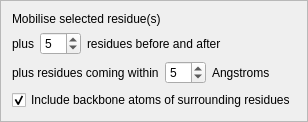
                  <widget class="QFrame" name="_sim_basic_mobile_selection_frame">
                   <property name="sizePolicy">
                    <sizepolicy hsizetype="Preferred" vsizetype="Preferred">
                     <horstretch>0</horstretch>
                     <verstretch>0</verstretch>
                    </sizepolicy>
                   </property>
                   <property name="minimumSize">
                    <size>
                     <width>0</width>
                     <height>0</height>
                    </size>
                   </property>
                   <property name="frameShape">
                    <enum>QFrame::StyledPanel</enum>
                   </property>
                   <property name="frameShadow">
                    <enum>QFrame::Raised</enum>
                   </property>
                   <layout class="QFormLayout" name="formLayout">
                    <item row="0" column="0">
                     <widget class="QLabel" name="label_2">
                      <property name="text">
                       <string>Mobilise selected residue(s) </string>
                      </property>
                     </widget>
                    </item>
                    <item row="1" column="0">
                     <layout class="QHBoxLayout" name="horizontalLayout_4">
                      <item>
                       <widget class="QLabel" name="label_3">
                        <property name="text">
                         <string>plus</string>
                        </property>
                       </widget>
                      </item>
                      <item>
                       <widget class="QSpinBox" name="_sim_basic_mobile_b_and_a_spinbox">
                        <property name="value">
                         <number>5</number>
                        </property>
                       </widget>
                      </item>
                      <item>
                       <widget class="QLabel" name="label_4">
                        <property name="text">
                         <string>residues before and after</string>
                        </property>
                       </widget>
                      </item>
                     </layout>
                    </item>
                    <item row="2" column="0">
                     <layout class="QHBoxLayout" name="horizontalLayout_5">
                      <item>
                       <widget class="QLabel" name="label_5">
                        <property name="text">
                         <string>plus residues coming within</string>
                        </property>
                       </widget>
                      </item>
                      <item>
                       <widget class="QSpinBox" name="_sim_basic_mobile_sel_within_spinbox">
                        <property name="value">
                         <number>5</number>
                        </property>
                       </widget>
                      </item>
                      <item>
                       <widget class="QLabel" name="label_6">
                        <property name="text">
                         <string>Angstroms</string>
                        </property>
                       </widget>
                      </item>
                     </layout>
                    </item>
                    <item row="3" column="0">
                     <widget class="QCheckBox" name="_sim_basic_mobile_sel_backbone_checkbox">
                      <property name="text">
                       <string>Include backbone atoms of surrounding residues</string>
                      </property>
                      <property name="checked">
                       <bool>true</bool>
                      </property>
                     </widget>
                    </item>
                   </layout>
                  </widget>
